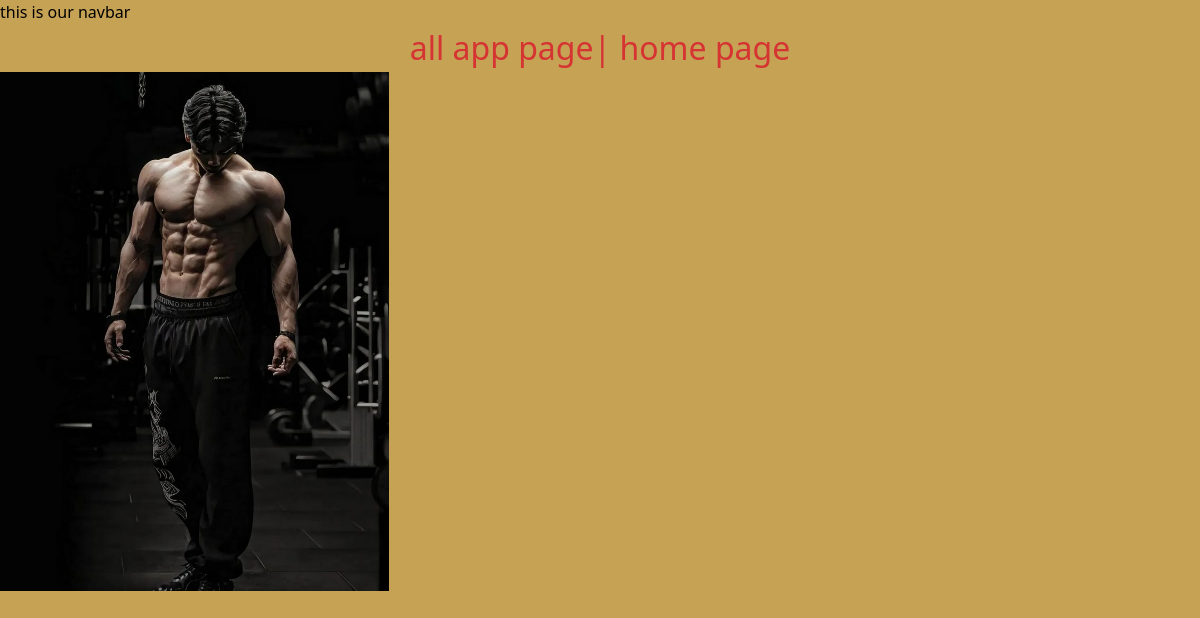
/firstapp/, run on an earlier commit of the app's database.
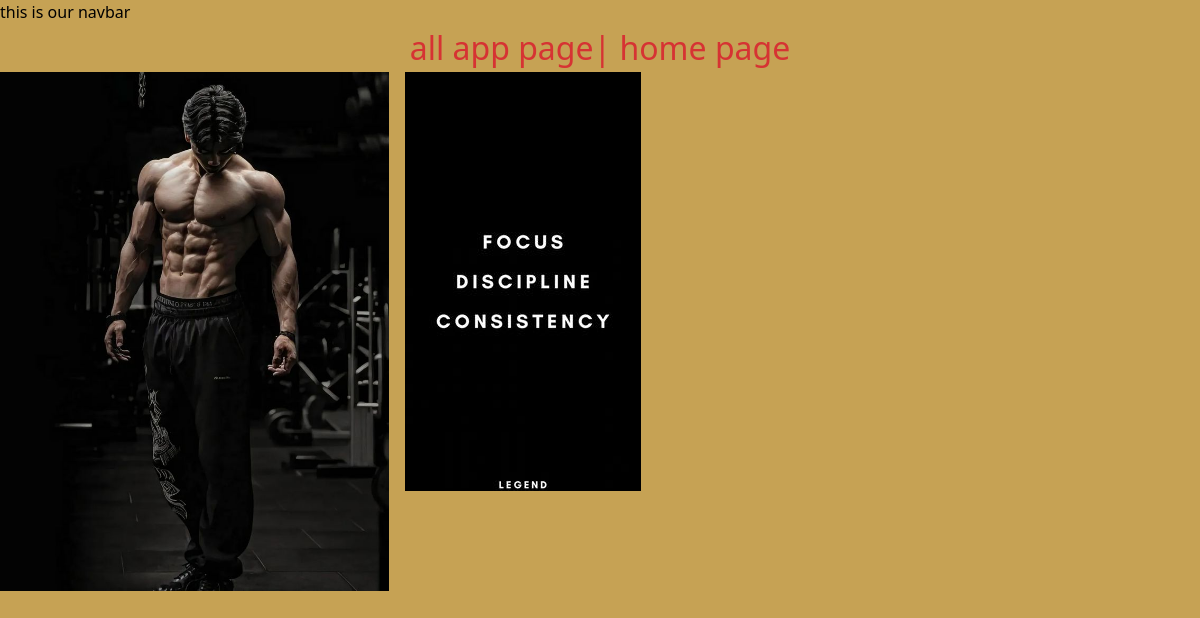
And on a later commit of the database.
### firstapp/models.py (models this page shows, shortened)
class appvarity(models.Model):
    APP_TYPE_CHOICE=[
        ('ml','masala'),
        ('gr','ginger'),
        ('nl','normal'),
        ('bt','belam'),
        ('el','elachi'),
    ]
    name=models.CharField(max_length=100)
    image=models.ImageField(upload_to='apps/')
    date_added=models.DateTimeField(default=timezone.now)
    type=models.CharField(max_length=2,choices=APP_TYPE_CHOICE)

### firstapp/views.py (the view)
# urls.py: path('',views.all_app , name='all_app'),
def all_app(request):
    apps=appvarity.objects.all
    return render(request,'firstapp/all_app.html',{'apps':apps})

### firstapp/templates/firstapp/all_app.html (shortened to what this page needs)
 {% extends "layout.html" %}
{% block  content %}
<h1>all app page| home page </h1>
<div class="grid grid-cols-3 gap-4">
{% for app in apps  %}
<div class="chai-items">
<img src="{{app.image.url}}" alt="">
</div>
{% endfor %}
</div>
{% endblock  %}

### templates/layout.html (shortened to what this page needs)
{% load static tailwind_tags %}
{% load static %}
<!DOCTYPE html>
<html lang="en">
<head>
    <link rel="stylesheet" href="{% static 'style.css' %}">
     {% tailwind_css %}
</head>
<body>
   <nav>this is our navbar</nav>
   {% block content %}{% endblock content %}
</body>
</html>

### static/style.css (style rules this page uses)
body { background-color: rgb(198, 162, 84); }
h1 { text-align: center; font-size: 2em; color: #d63333; }

What changed in the data, as far as the page shows it:
added appvarity: image (picture)
